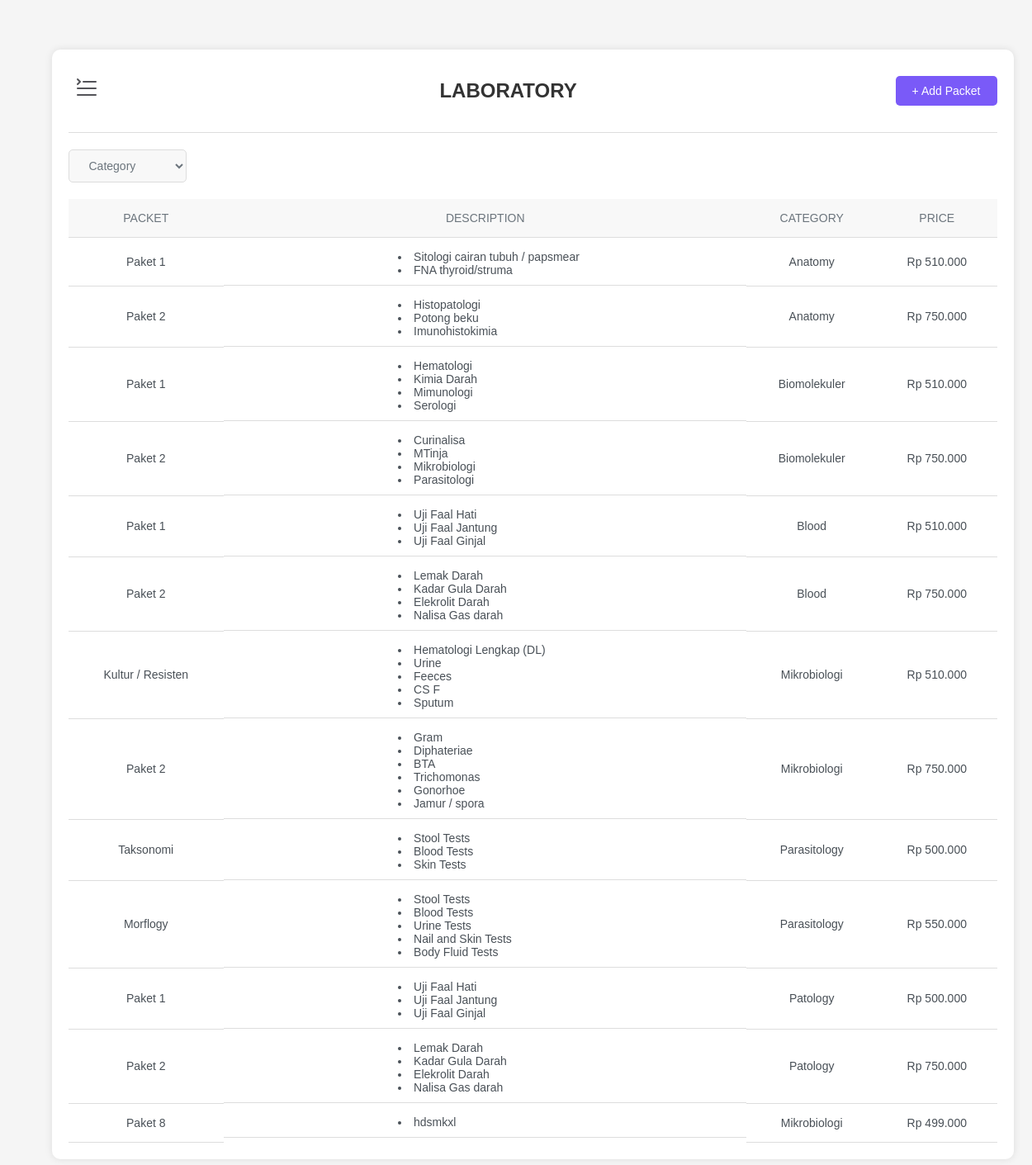
Screenshot of /Admin/Labolatory/index.php (signed in) with the database file from the repository.
### tables this page shows
CREATE TABLE `lab_data` (
  `id` int(11) NOT NULL,
  `paket` varchar(50) NOT NULL,
  `deskripsi` varchar(250) NOT NULL,
  `kategori` enum('Mikrobiologi','Anatomy','Blood','Biomolekuler','Patology','Parasitology') NOT NULL,
  `harga` int(50) NOT NULL
);

### Admin/Labolatory/index.php (the view, shortened to what this page needs)
<?php
$conn = mysqli_connect('localhost', 'root', '', 'db_klinik');
$temp = mysqli_query($conn, "SELECT * FROM lab_data");
$hasil = mysqli_fetch_all($temp, MYSQLI_ASSOC);
?>
<!DOCTYPE html>
<html lang="en">
<head>
    <link rel="stylesheet" href="style.css">
</head>
<body>
    <div class="main-content">
        <div class="container">
            <div class="header">
                <button class="sidebar-toggle"><img src="../Dashboard/hamburger-sidebar.svg" alt=""></button>
                <h1>LABORATORY</h1>
                <button class="add-pdf" onclick="openForm()">+ Add Packet</button>
            </div>
            <hr>
            <div class="category">
                <select id="categoryFilter" class="category-button" onchange="filterCategory()">
                    <option value="all">Category</option>
                </select>
            </div>
            <div id="tableContainer">
                <table>
                    <thead>
                        <tr>
                            <th>PACKET</th>
                            <th>DESCRIPTION</th>
                            <th>CATEGORY</th>
                            <th>PRICE</th>
                        </tr>
                    </thead>
                    <tbody id="tableBody">
                        <?php foreach($hasil as $data) : ?>
                        <tr data-category="<?php echo htmlspecialchars($data['kategori']); ?>">
                            <td><?php echo htmlspecialchars($data['paket']); ?></td>
                            <td class="description">
                                <ul>
                                    <?php
                                    $deskripsi_items = explode(', ', $data['deskripsi']);
                                    foreach ($deskripsi_items as $item) {
                                        echo '<li>' . htmlspecialchars($item) . '</li>';
                                    }
                                    ?>
                                </ul>
                            </td>
                            <td><?php echo htmlspecialchars($data['kategori']); ?></td>
                            <td><?php echo 'Rp ' . number_format($data['harga'], 0, ',', '.'); ?></td>
                        </tr>
                        <?php endforeach; ?>
                    </tbody>
                </table>
            </div>
        </div>
    </div>
</body>
</html>

### Admin/Labolatory/style.css (style rules this page uses)
body { font-family: 'Poppins', sans-serif; background-color: #f5f5f5; margin: 0; padding: 0; }
.main-content { flex-grow: 1; padding: 20px; background-color: #f5f5f5; transition: margin-left 0.3s ease; width: 100%; margin-left: 0; }
.sidebar-toggle { display: inline-block; font-size: 24px; cursor: pointer; background: none; border: none; margin-right: 20px; }
.container { width: 90%; margin: 40px auto; padding: 20px; background-color: #fff; box-shadow: 0 0 10px rgba(0, 0, 0, 0.1); border-radius: 10px; }
.header { display: flex; justify-content: space-between; align-items: center; margin-bottom: 20px; }
h1 { font-size: 24px; color: #333; }
.add-pdf { background-color: #7A5AF8; color: white; border: none; border-radius: 5px; padding: 10px 20px; font-size: 14px; cursor: pointer; }
hr { border: 0; border-top: 1px solid #ddd; margin: 20px 0; }
.category { display: flex; justify-content: flex-start; margin-bottom: 20px; color: #6c757d; }
.category-button { background-color: #f8f8f8; border: 1px solid #ddd; border-radius: 5px; padding: 10px 20px; font-size: 14px; cursor: pointer; color: #6c757d; }
table { width: 100%; border-collapse: collapse; margin-top: 20px; }
th, td { text-align: center; padding: 15px; }
th { background-color: #f8f8f8; font-weight: normal; color: #6c757d; font-size: 14px; border-bottom: 1px solid #ddd; }
td { border-bottom: 1px solid #ddd; color: #495057; font-size: 14px; position: relative; }
.description { display: flex; flex-direction: column; align-items: flex-start; justify-content: center; height: 100%; padding-bottom: 10px; }
.description ul { margin: 0; padding-left: 20px; list-style-position: inside; }
.description ul li { margin-left: 11rem; text-align: left; }

### rows the page displays
lab_data: paket "Paket 1", deskripsi "Sitologi cairan tubuh / papsmear", deskripsi "FNA thyroid/struma", kategori "Anatomy", harga "510.000"
lab_data: paket "Paket 2", deskripsi "Histopatologi", deskripsi "Potong beku", deskripsi "Imunohistokimia", kategori "Anatomy", harga "750.000"
lab_data: paket "Paket 1", deskripsi "Hematologi", deskripsi "Kimia Darah", deskripsi "Mimunologi", deskripsi "Serologi", kategori "Biomolekuler", harga "510.000"
lab_data: paket "Paket 2", deskripsi "Curinalisa", deskripsi "MTinja", deskripsi "Mikrobiologi", deskripsi "Parasitologi", kategori "Biomolekuler", harga "750.000"
lab_data: paket "Paket 1", deskripsi "Uji Faal Hati", deskripsi "Uji Faal Jantung", deskripsi "Uji Faal Ginjal", kategori "Blood", harga "510.000"
lab_data: paket "Paket 2", deskripsi "Lemak Darah", deskripsi "Kadar Gula Darah", deskripsi "Elekrolit Darah", deskripsi "Nalisa Gas darah", kategori "Blood", harga "750.000"
lab_data: paket "Kultur / Resisten", deskripsi "Hematologi Lengkap (DL)", deskripsi "Urine", deskripsi "Feeces", deskripsi "CS F", deskripsi "Sputum", kategori "Mikrobiologi", harga "510.000"
lab_data: paket "Paket 2", deskripsi "Gram", deskripsi "Diphateriae", deskripsi "BTA", deskripsi "Trichomonas", deskripsi "Gonorhoe", deskripsi "Jamur / spora", kategori "Mikrobiologi", harga "750.000"
lab_data: paket "Taksonomi", deskripsi "Stool Tests", deskripsi "Blood Tests", deskripsi "Skin Tests", kategori "Parasitology", harga "500.000"
lab_data: paket "Morflogy", deskripsi "Stool Tests", deskripsi "Blood Tests", deskripsi "Urine Tests", deskripsi "Nail and Skin Tests", deskripsi "Body Fluid Tests", kategori "Parasitology", harga "550.000"
lab_data: paket "Paket 1", deskripsi "Uji Faal Hati", deskripsi "Uji Faal Jantung", deskripsi "Uji Faal Ginjal", kategori "Patology", harga "500.000"
lab_data: paket "Paket 2", deskripsi "Lemak Darah", deskripsi "Kadar Gula Darah", deskripsi "Elekrolit Darah", deskripsi "Nalisa Gas darah", kategori "Patology", harga "750.000"
lab_data: paket "Paket 8", deskripsi "hdsmkxl", kategori "Mikrobiologi", harga "499.000"
